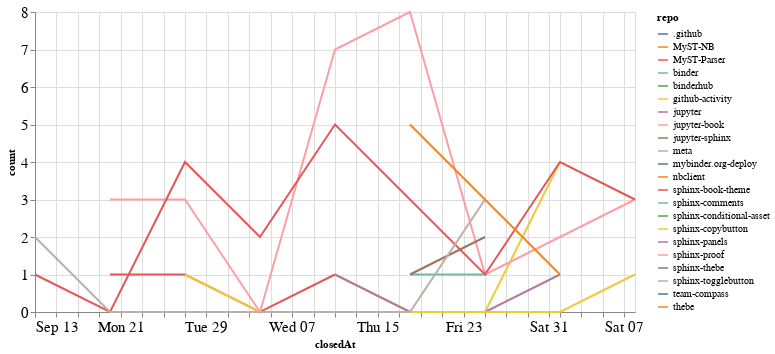

Notebook source saved alongside this figure:
### Code cell
closed_by_time = closed_by.groupby('repo').resample('W', on='closedAt').count()['author'].reset_index()
closed_by_time = closed_by_time.rename(columns={'author': 'count'})

alt.Chart(closed_by_time, width=600).mark_line().encode(
    x='closedAt',
    y='count',
    color='repo',
    tooltip="repo"
)

### Figure 1 — Vega-Lite specification as saved in the notebook (floating-point values rounded to 4 significant figures)
{"config": {"axisLeft": {"labelFontSize": 15}, "axisBottom": {"labelFontSize": 15}}, "data": {"name": "data-33fd1d7ce55d33761bb556f6286d8c96"}, "mark": "line", "encoding": {"color": {"type": "nominal", "field": "repo"}, "tooltip": {"type": "nominal", "field": "repo"}, "x": {"type": "temporal", "field": "closedAt"}, "y": {"type": "quantitative", "field": "count"}}, "width": 600, "$schema": "https://vega.github.io/schema/vega-lite/v4.8.1.json", "datasets": {"data-33fd1d7ce55d33761bb556f6286d8c96": [{"repo": ".github", "closedAt": "2020-11-08T00:00:00", "count": 1}, {"repo": "MyST-NB", "closedAt": "2020-11-08T00:00:00", "count": 1}, {"repo": "MyST-Parser", "closedAt": "2020-09-20T00:00:00", "count": 1}, {"repo": "MyST-Parser", "closedAt": "2020-09-27T00:00:00", "count": 1}, {"repo": "MyST-Parser", "closedAt": "2020-10-04T00:00:00", "count": 0}, {"repo": "MyST-Parser", "closedAt": "2020-10-11T00:00:00", "count": 1}, {"repo": "binder", "closedAt": "2020-10-18T00:00:00", "count": 1}, {"repo": "binder", "closedAt": "2020-10-25T00:00:00", "count": 1}, {"repo": "binderhub", "closedAt": "2020-11-01T00:00:00", "count": 1}, {"repo": "github-activity", "closedAt": "2020-10-11T00:00:00", "count": 1}, {"repo": "github-activity", "closedAt": "2020-10-18T00:00:00", "count": 0}, {"repo": "github-activity", "closedAt": "2020-10-25T00:00:00", "count": 0}, {"repo": "github-activity", "closedAt": "2020-11-01T00:00:00", "count": 4}, {"repo": "jupyter", "closedAt": "2020-10-11T00:00:00", "count": 1}, {"repo": "jupyter", "closedAt": "2020-10-18T00:00:00", "count": 0}, {"repo": "jupyter", "closedAt": "2020-10-25T00:00:00", "count": 0}, {"repo": "jupyter", "closedAt": "2020-11-01T00:00:00", "count": 1}, {"repo": "jupyter-book", "closedAt": "2020-09-20T00:00:00", "count": 3}, {"repo": "jupyter-book", "closedAt": "2020-09-27T00:00:00", "count": 3}, {"repo": "jupyter-book", "closedAt": "2020-10-04T00:00:00", "count": 0}, {"repo": "jupyter-book", "closedAt": "2020-10-11T00:00:00", "count": 7}, {"repo": "jupyter-book", "closedAt": "2020-10-18T00:00:00", "count": 8}, {"repo": "jupyter-book", "closedAt": "2020-10-25T00:00:00", "count": 1}, {"repo": "jupyter-book", "closedAt": "2020-11-01T00:00:00", "count": 2}, {"repo": "jupyter-book", "closedAt": "2020-11-08T00:00:00", "count": 3}, {"repo": "jupyter-sphinx", "closedAt": "2020-09-27T00:00:00", "count": 1}, {"repo": "meta", "closedAt": "2020-09-13T00:00:00", "count": 2}, {"repo": "mybinder.org-deploy", "closedAt": "2020-10-18T00:00:00", "count": 1}, {"repo": "nbclient", "closedAt": "2020-09-13T00:00:00", "count": 1}, {"repo": "sphinx-book-theme", "closedAt": "2020-09-13T00:00:00", "count": 1}, {"repo": "sphinx-book-theme", "closedAt": "2020-09-20T00:00:00", "count": 0}, {"repo": "sphinx-book-theme", "closedAt": "2020-09-27T00:00:00", "count": 4}, {"repo": "sphinx-book-theme", "closedAt": "2020-10-04T00:00:00", "count": 2}, {"repo": "sphinx-book-theme", "closedAt": "2020-10-11T00:00:00", "count": 5}, {"repo": "sphinx-book-theme", "closedAt": "2020-10-18T00:00:00", "count": 3}, {"repo": "sphinx-book-theme", "closedAt": "2020-10-25T00:00:00", "count": 1}, {"repo": "sphinx-book-theme", "closedAt": "2020-11-01T00:00:00", "count": 4}, {"repo": "sphinx-book-theme", "closedAt": "2020-11-08T00:00:00", "count": 3}, {"repo": "sphinx-comments", "closedAt": "2020-09-27T00:00:00", "count": 1}, {"repo": "sphinx-conditional-asset", "closedAt": "2020-10-25T00:00:00", "count": 2}, {"repo": "sphinx-copybutton", "closedAt": "2020-09-27T00:00:00", "count": 1}, {"repo": "sphinx-copybutton", "closedAt": "2020-10-04T00:00:00", "count": 0}, {"repo": "sphinx-copybutton", "closedAt": "2020-10-11T00:00:00", "count": 0}, {"repo": "sphinx-copybutton", "closedAt": "2020-10-18T00:00:00", "count": 0}, {"repo": "sphinx-copybutton", "closedAt": "2020-10-25T00:00:00", "count": 0}, {"repo": "sphinx-copybutton", "closedAt": "2020-11-01T00:00:00", "count": 0}, {"repo": "sphinx-copybutton", "closedAt": "2020-11-08T00:00:00", "count": 1}, {"repo": "sphinx-panels", "closedAt": "2020-10-18T00:00:00", "count": 1}, {"repo": "sphinx-proof", "closedAt": "2020-09-27T00:00:00", "count": 1}, {"repo": "sphinx-thebe", "closedAt": "2020-10-18T00:00:00", "count": 1}, {"repo": "sphinx-thebe", "closedAt": "2020-10-25T00:00:00", "count": 2}, {"repo": "sphinx-togglebutton", "closedAt": "2020-09-13T00:00:00", "count": 2}, {"repo": "sphinx-togglebutton", "closedAt": "2020-09-20T00:00:00", "count": 0}, {"repo": "sphinx-togglebutton", "closedAt": "2020-09-27T00:00:00", "count": 0}, {"repo": "sphinx-togglebutton", "closedAt": "2020-10-04T00:00:00", "count": 0}, {"repo": "sphinx-togglebutton", "closedAt": "2020-10-11T00:00:00", "count": 0}, {"repo": "sphinx-togglebutton", "closedAt": "2020-10-18T00:00:00", "count": 0}, {"repo": "sphinx-togglebutton", "closedAt": "2020-10-25T00:00:00", "count": 3}, {"repo": "team-compass", "closedAt": "2020-10-11T00:00:00", "count": 1}, {"repo": "thebe", "closedAt": "2020-10-18T00:00:00", "count": 5}, {"repo": "thebe", "closedAt": "2020-10-25T00:00:00", "count": 3}, {"repo": "thebe", "closedAt": "2020-11-01T00:00:00", "count": 1}]}}
